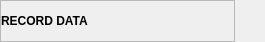
<?xml version="1.0" encoding="UTF-8"?>
<ui version="4.0">
 <class>W_Ligarium_Many_Elem</class>
 <widget class="QWidget" name="W_Ligarium_Many_Elem">
  <property name="geometry">
   <rect>
    <x>0</x>
    <y>0</y>
    <width>265</width>
    <height>42</height>
   </rect>
  </property>
  <property name="windowTitle">
   <string>Form</string>
  </property>
  <property name="windowFilePath">
   <string/>
  </property>
  <layout class="QGridLayout" name="gridLayout_3">
   <property name="leftMargin">
    <number>0</number>
   </property>
   <property name="topMargin">
    <number>0</number>
   </property>
   <property name="rightMargin">
    <number>0</number>
   </property>
   <property name="bottomMargin">
    <number>0</number>
   </property>
   <item row="0" column="0">
    <widget class="QStackedWidget" name="stackedWidget">
     <property name="frameShape">
      <enum>QFrame::Shape::StyledPanel</enum>
     </property>
     <property name="frameShadow">
      <enum>QFrame::Shadow::Raised</enum>
     </property>
     <widget class="QWidget" name="name">
      <layout class="QGridLayout" name="gridLayout_2">
       <property name="leftMargin">
        <number>0</number>
       </property>
       <property name="topMargin">
        <number>0</number>
       </property>
       <property name="rightMargin">
        <number>0</number>
       </property>
       <property name="bottomMargin">
        <number>0</number>
       </property>
       <item row="0" column="0">
        <widget class="QLabel" name="le_name">
         <property name="font">
          <font>
           <bold>true</bold>
          </font>
         </property>
         <property name="text">
          <string>RECORD DATA</string>
         </property>
         <property name="scaledContents">
          <bool>false</bool>
         </property>
        </widget>
       </item>
      </layout>
     </widget>
     <widget class="QWidget" name="view">
      <layout class="QGridLayout" name="gridLayout">
       <property name="leftMargin">
        <number>0</number>
       </property>
       <property name="topMargin">
        <number>0</number>
       </property>
       <property name="rightMargin">
        <number>0</number>
       </property>
       <property name="bottomMargin">
        <number>0</number>
       </property>
       <item row="2" column="0">
        <layout class="QGridLayout" name="l_view"/>
       </item>
      </layout>
     </widget>
    </widget>
   </item>
   <item row="0" column="1">
    <widget class="QLabel" name="b_delete">
     <property name="minimumSize">
      <size>
       <width>24</width>
       <height>24</height>
      </size>
     </property>
     <property name="maximumSize">
      <size>
       <width>24</width>
       <height>24</height>
      </size>
     </property>
     <property name="text">
      <string/>
     </property>
     <property name="pixmap">
      <pixmap resource="../resources/icons.qrc">:/user-trash.svg</pixmap>
     </property>
     <property name="scaledContents">
      <bool>true</bool>
     </property>
    </widget>
   </item>
  </layout>
 </widget>
 <resources>
  <include location="../resources/icons.qrc"/>
 </resources>
 <connections/>
</ui>
